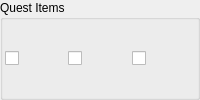
        <widget class="QGroupBox" name="groupBox_3">
         <property name="title">
          <string>Quest Items</string>
         </property>
         <layout class="QGridLayout" name="gridLayout_13">
          <property name="leftMargin">
           <number>2</number>
          </property>
          <property name="topMargin">
           <number>2</number>
          </property>
          <property name="rightMargin">
           <number>2</number>
          </property>
          <property name="bottomMargin">
           <number>2</number>
          </property>
          <property name="spacing">
           <number>0</number>
          </property>
          <item row="0" column="0">
           <widget class="QCheckBox" name="letterChkBox">
            <property name="toolTip">
             <string>Crawlin's Letter</string>
            </property>
            <property name="statusTip">
             <string>Crawlin's Letter</string>
            </property>
            <property name="icon">
             <iconset resource="../resources/resources.qrc">
              <normaloff>:/QuestItems/Letter</normaloff>:/QuestItems/Letter</iconset>
            </property>
            <property name="iconSize">
             <size>
              <width>48</width>
              <height>48</height>
             </size>
            </property>
            <property name="tristate">
             <bool>true</bool>
            </property>
           </widget>
          </item>
          <item row="0" column="1">
           <widget class="QCheckBox" name="bugCageChkBox">
            <property name="toolTip">
             <string>Beedle's Bug Cage</string>
            </property>
            <property name="statusTip">
             <string>Beedle's Bug Cage</string>
            </property>
            <property name="icon">
             <iconset resource="../resources/resources.qrc">
              <normaloff>:/QuestItems/BugCage</normaloff>:/QuestItems/BugCage</iconset>
            </property>
            <property name="iconSize">
             <size>
              <width>48</width>
              <height>48</height>
             </size>
            </property>
            <property name="tristate">
             <bool>true</bool>
            </property>
           </widget>
          </item>
          <item row="0" column="2">
           <widget class="QCheckBox" name="rattleChkBox">
            <property name="toolTip">
             <string>Rattle</string>
            </property>
            <property name="statusTip">
             <string>Rattle</string>
            </property>
            <property name="icon">
             <iconset resource="../resources/resources.qrc">
              <normaloff>:/QuestItems/Rattle</normaloff>:/QuestItems/Rattle</iconset>
            </property>
            <property name="iconSize">
             <size>
              <width>48</width>
              <height>48</height>
             </size>
            </property>
            <property name="tristate">
             <bool>true</bool>
            </property>
           </widget>
          </item>
         </layout>
        </widget>
